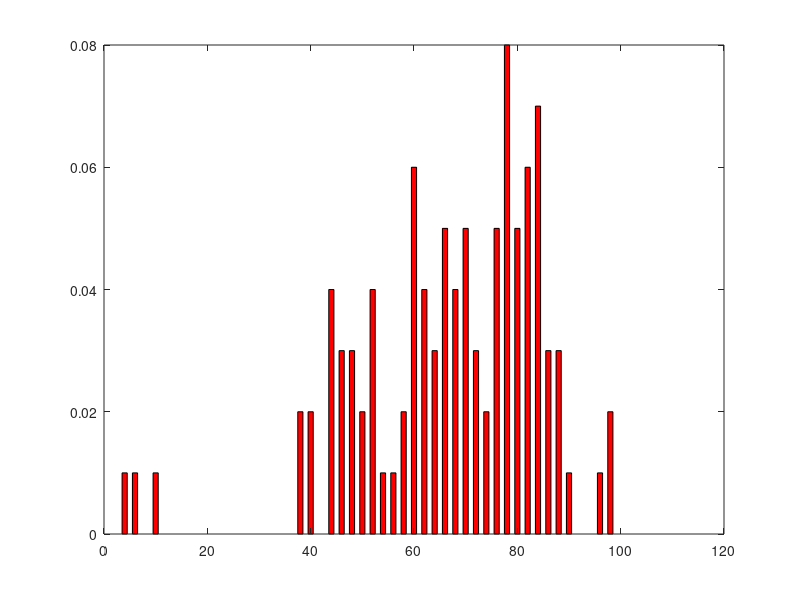

MATLAB code for this plot:
N = 100;                              # numarul de noduri, N != 0
P = 0.5;                              # probabilitatea
Simulari = 100;                       # numarul de simulari pe care le facem
Pozitie = 0;                          # pozitia curenta pe care ne aflam
deplasari = repmat(0, 1, Simulari);   # vector in care retinem ultima pozitie de la fiecare simulare

for i = 1 : Simulari
  for j = 1 : N
    Random = rand;
    if Random < P
      Pozitie++;
      if(Pozitie == N)  # pentru ca e circular, daca ajung la N resetez la 0
        Pozitie = 0;
      endif
    else
      if(Pozitie == 0)  # inainte sa fac scaderea, verific daca am ajuns la 0
        Pozitie = N;    # pentru ca sigur stim ca mergem un pas in spate, insa
      endif             # acel pas e N - 1, nu -1
      Pozitie--;
    endif    
  endfor
  deplasari(i) = Pozitie
endfor

H = histc(deplasari, 1 : N)
bar(1 : N, H / Simulari, 'hist', 'FaceColor', 'r');